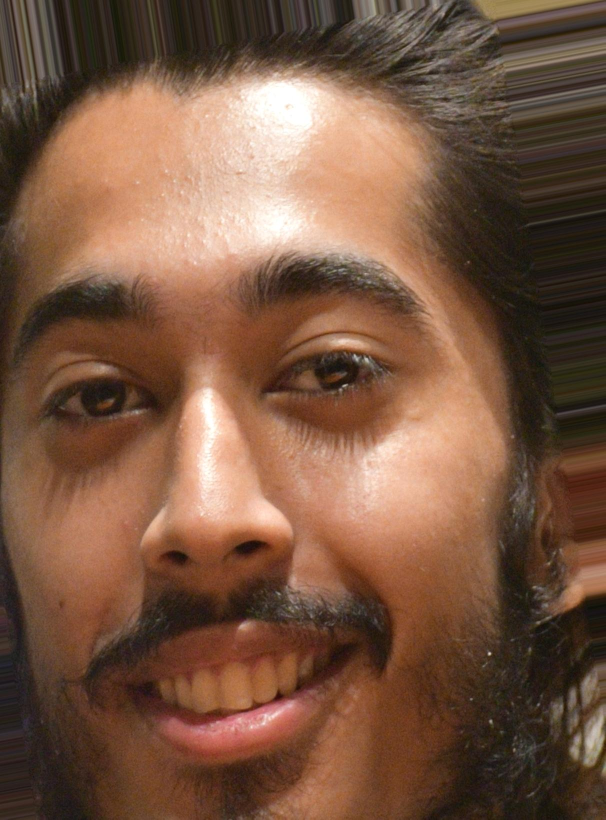
#> input picture Face Recognition/images/saad/(1).jpg, 1211 x 1639 px, given in place of saadn.jpg, which was not available (shown at 1/2 size)
$ jupyter execute 'Resize Multiple Images .ipynb'
#> lines starting #> are read from the running program, lines starting #| are printed output that depends on the picture
[cell 1]
from PIL import Image
import glob
img_path = r'C:/Users/saad najib/Desktop/saad/p/saadn.jpg'

im = Image.open(img_path)
#> im is the input picture: PIL image 1211x1639 RGB; mean R, G, B 121, 86.6, 65.9
print('{}'.format(im.format))
#| JPEG
print('size: {}'.format(im.size))
#| size: (1211, 1639)
print('image mode: {}'.format(im.mode))
#| image mode: RGB
im.show()

[cell 2]
image_list=[]
resized_images=[]

[cell 3]
for filename in (glob.glob(r'C:/Users/saad najib/Desktop/saad/p/*.jpg')):
    print(filename)
    img = Image.open(filename)
    image_list.append(img)
#image_list = image_list[:10]

[cell 4]
for image in image_list:
    image = image.resize((300,300))
    resized_images.append(image)
#> this loop made 1 pass
#> pass 1, `image = image.resize((300,300))`:
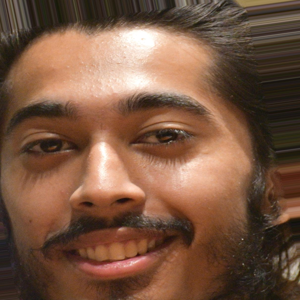
#> image: PIL image 300x300 RGB; mean R, G, B 121, 86.6, 65.9
#> after the loop, resized_images = 1 item

[cell 5]
for (i,new) in enumerate(resized_images):
    new.save('{}{}{}'.format('C:/Users/saad najib/Desktop/p/saad',i+1,'.png'))


$ run again, on Face Recognition/images/saad/(4).jpg
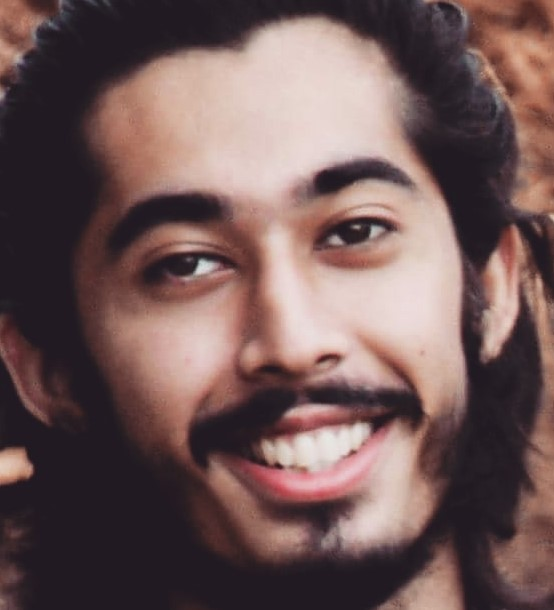
#> input picture Face Recognition/images/saad/(4).jpg, 554 x 610 px, given in place of saadn.jpg, which was not available
#> im is the input picture: PIL image 554x610 RGB; mean R, G, B 113.2, 88.7, 87.6
#| JPEG
#| size: (554, 610)
#| image mode: RGB
#> the loop `for image in image_list:` made 1 pass
#> pass 1, `image = image.resize((300,300))`:
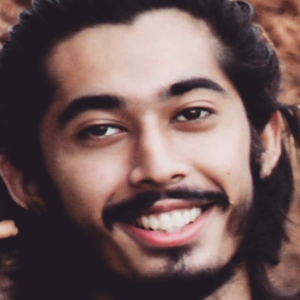
#> image: PIL image 300x300 RGB; mean R, G, B 113.2, 88.7, 87.6
#> after the loop `for image in image_list:`: resized_images = 1 item
#> the loop `for (i,new) in enumerate(resized_images):` made 1 pass

$ run again, on Face Recognition/images/saad/(5).jpg
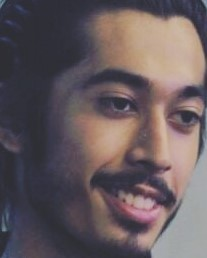
#> input picture Face Recognition/images/saad/(5).jpg, 207 x 258 px, given in place of saadn.jpg, which was not available
#> im is the input picture: PIL image 207x258 RGB; mean R, G, B 102, 90.5, 93.9
#| JPEG
#| size: (207, 258)
#| image mode: RGB
#> the loop `for image in image_list:` made 1 pass
#> pass 1, `image = image.resize((300,300))`:
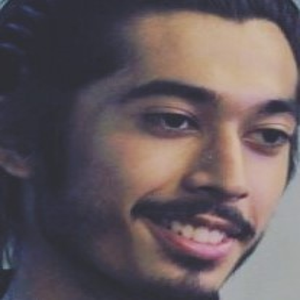
#> image: PIL image 300x300 RGB; mean R, G, B 102, 90.5, 93.9
#> after the loop `for image in image_list:`: resized_images = 1 item
#> the loop `for (i,new) in enumerate(resized_images):` made 1 pass

$ run again, on Face Recognition/images/saad/(6).jpg
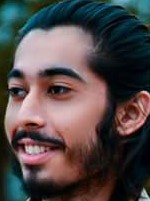
#> input picture Face Recognition/images/saad/(6).jpg, 150 x 201 px, given in place of saadn.jpg, which was not available
#> im is the input picture: PIL image 150x201 RGB; mean R, G, B 81.8, 72.6, 72.6
#| JPEG
#| size: (150, 201)
#| image mode: RGB
#> the loop `for image in image_list:` made 1 pass
#> pass 1, `image = image.resize((300,300))`:
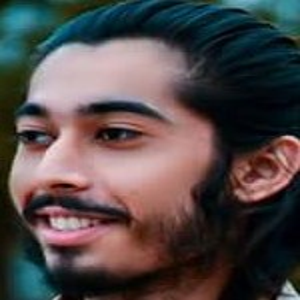
#> image: PIL image 300x300 RGB; mean R, G, B 81.8, 72.6, 72.6
#> after the loop `for image in image_list:`: resized_images = 1 item
#> the loop `for (i,new) in enumerate(resized_images):` made 1 pass
